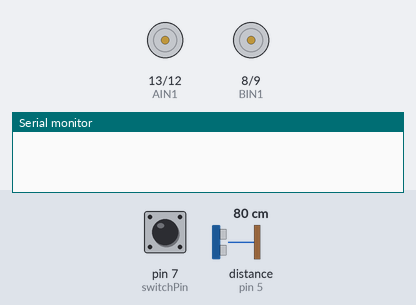
The sketch below on a simulated Arduino Uno, built with avr-gcc and run on an emulated ATmega328P. Parts: motor-driver pin pairs drawn as motors (green arrow = first pin HIGH = forward, orange = second pin HIGH = backward, longer = more drive, scaled by the enable pin), the last lines printed to the serial monitor. Wiring (inferred from the names in the program): ultrasonic range finder: trigger pin 6; echo pin 5. The inputs (shaded band) are chosen by the test bench; at power-on: pin 7 (switchPin) HIGH, distance to the obstacle (sensor on pin 5) 80 cm. The echo pulse lasts 58.3 µs per cm.

Above: at 1.2 s.
1.3 s: pin 7 (switchPin) pulled LOW for 0.15 s
At 1.41 s:
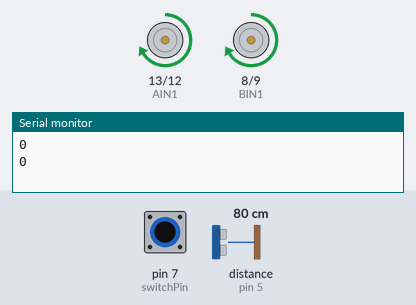
2.9 s: pin 7 (switchPin) pulled LOW for 3.2 s
At 7.3 s:
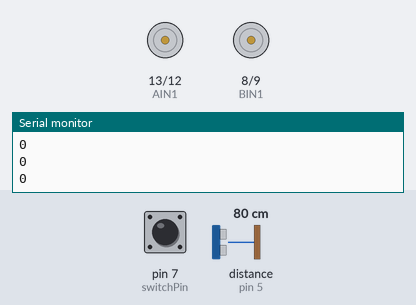
Timing chart, 0 to 8.8 s (numbered marks = the images above; inputs shaded):
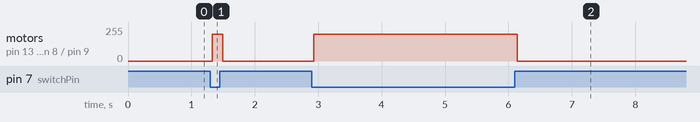

The sketch:

robot.ino
```cpp
/*
 Intro to IM
 Final Project: An obstacle-avoiding robot Puffy
 April 29, 2021
 Written by Aiya Sartbayeva
*/

int message; //variable to store message which will transmit data to processing

//the right motor will be controlled by the motor A pins on the motor driver
const int AIN1 = 13;           //control pin 1 on the motor driver for the right motor
const int AIN2 = 12;            //control pin 2 on the motor driver for the right motor
const int PWMA = 11;            //speed control pin on the motor driver for the right motor

//the left motor will be controlled by the motor B pins on the motor driver
const int PWMB = 10;           //speed control pin on the motor driver for the left motor
const int BIN2 = 9;           //control pin 2 on the motor driver for the left motor
const int BIN1 = 8;           //control pin 1 on the motor driver for the left motor

//buzzer
const int buzzer = 4;

//distance variables
const int trigPin = 6;
const int echoPin = 5;
int switchPin = 7;             //switch to turn the robot on and off

float distance = 0;            //variable to store the distance measured by the distance sensor

//robot behaviour variables
int backupTime = 300;           //amount of time that the robot will back up when it senses an object
int turnTime = 200;             //amount that the robot will turn once it has backed up

/********************************************************************************/
void setup()
{
  // pinMode(buzzer, OUTPUT);

  pinMode(trigPin, OUTPUT);       //this pin will send ultrasonic pulses out from the distance sensor
  pinMode(echoPin, INPUT);        //this pin will sense when the pulses reflect back to the distance sensor

  pinMode(switchPin, INPUT_PULLUP);   //set this as a pullup to sense whether the switch is flipped


  //set the motor control pins as outputs
  pinMode(AIN1, OUTPUT);
  pinMode(AIN2, OUTPUT);
  pinMode(PWMA, OUTPUT);

  pinMode(BIN1, OUTPUT);
  pinMode(BIN2, OUTPUT);
  pinMode(PWMB, OUTPUT);

  Serial.begin(9600); //begin serial communication with the laptop

}

/********************************************************************************/
void loop()
{
  //DETECT THE DISTANCE READ BY THE DISTANCE SENSOR
  distance = getDistance();

  if (digitalRead(switchPin) == LOW) { //if the on switch is flipped

    if (distance < 10) {              //if an object is detected

      tone(buzzer, 1200, 250);
      tone(buzzer, 800, 250);
      message = 1;
      Serial.println(message);

      //stop for a moment
      rightMotor(0);
      leftMotor(0);
      delay(200);

      //back up
      rightMotor(-255);
      leftMotor(-255);
      delay(backupTime);

      //turn away from obstacle
      rightMotor(200);
      leftMotor(-200);
      delay(turnTime);

    } else {                        //if no obstacle is detected drive forward
      message = 0;
      Serial.println(message);
      rightMotor(200);
      leftMotor(200);
    }
  } else {                        //if the switch is off then stop

    //stop the motors
    rightMotor(0);
    leftMotor(0);
  }

  delay(50);                      //wait 50 milliseconds between readings
  //}
}

/********************************************************************************/
void rightMotor(int motorSpeed)                       //function for driving the right motor
{
  if (motorSpeed > 0)                                 //if the motor should drive forward (positive speed)
  {
    digitalWrite(AIN1, HIGH);                         //set pin 1 to high
    digitalWrite(AIN2, LOW);                          //set pin 2 to low
  }
  else if (motorSpeed < 0)                            //if the motor should drive backward (negative speed)
  {
    digitalWrite(AIN1, LOW);                          //set pin 1 to low
    digitalWrite(AIN2, HIGH);                         //set pin 2 to high
  }
  else                                                //if the motor should stop
  {
    digitalWrite(AIN1, LOW);                          //set pin 1 to low
    digitalWrite(AIN2, LOW);                          //set pin 2 to low
  }
  analogWrite(PWMA, abs(motorSpeed));                 //now that the motor direction is set, drive it at the entered speed
}

/********************************************************************************/
void leftMotor(int motorSpeed)                        //function for driving the left motor
{
  if (motorSpeed > 0)                                 //if the motor should drive forward (positive speed)
  {
    digitalWrite(BIN1, HIGH);                         //set pin 1 to high
    digitalWrite(BIN2, LOW);                          //set pin 2 to low
  }
  else if (motorSpeed < 0)                            //if the motor should drive backward (negative speed)
  {
    digitalWrite(BIN1, LOW);                          //set pin 1 to low
    digitalWrite(BIN2, HIGH);                         //set pin 2 to high
  }
  else                                                //if the motor should stop
  {
    digitalWrite(BIN1, LOW);                          //set pin 1 to low
    digitalWrite(BIN2, LOW);                          //set pin 2 to low
  }
  analogWrite(PWMB, abs(motorSpeed));                 //now that the motor direction is set, drive it at the entered speed
}

/********************************************************************************/
//RETURNS THE DISTANCE MEASURED BY THE HC-SR04 DISTANCE SENSOR
float getDistance()
{
  float echoTime;                   //variable to store the time it takes for a ping to bounce off an object
  float calculatedDistance;         //variable to store the distance calculated from the echo time

  //send out an ultrasonic pulse that's 10ms long
  digitalWrite(trigPin, HIGH);
  delayMicroseconds(10);
  digitalWrite(trigPin, LOW);

  echoTime = pulseIn(echoPin, HIGH);      //use the pulsein command to see how long it takes for the
  //pulse to bounce back to the sensor

  calculatedDistance = echoTime / 148.0;  //calculate the distance of the object that reflected the pulse (half the bounce time multiplied by the speed of sound)

  return calculatedDistance;              //send back the distance that was calculated
}
```

Measured:
- after the input at 1.3 s, motor on pin 13 (AIN1) / pin 12 (AIN2), motor on pin 8 (BIN1) / pin 9 (BIN2): stopped → forward 200/255 at once, → stopped 0.17 s later
- after the input at 2.9 s, motor on pin 13 (AIN1) / pin 12 (AIN2), motor on pin 8 (BIN1) / pin 9 (BIN2): stopped → forward 200/255 at once, → stopped 3.2 s later
